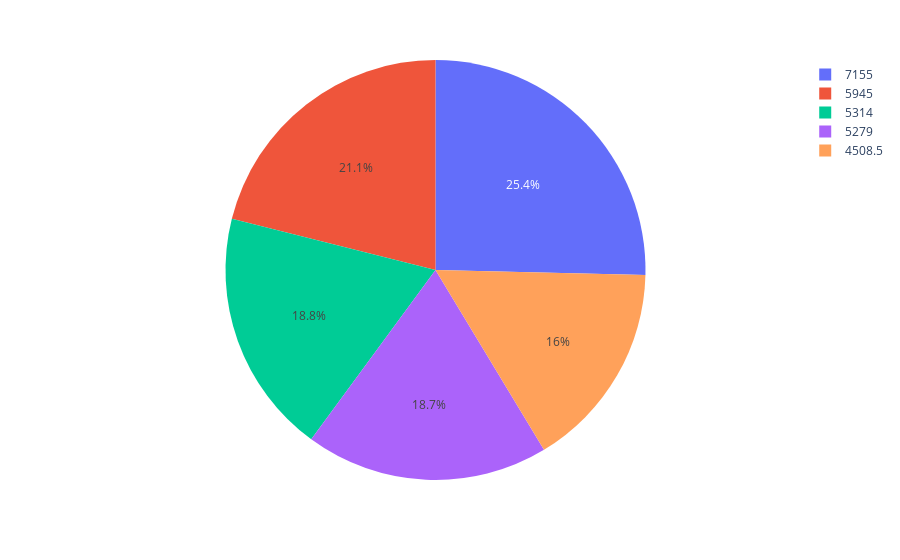

Notebook source saved alongside this figure:
### Code cell
df_aux = df1.loc[:, ['Weatherconditions', 'Count_ID']].groupby('Weatherconditions').mean().reset_index()
df_aux = df_aux.loc[df_aux['Count_ID'] != 'NaN ', :]
df_aux['perc'] = df_aux['Count_ID'] / df_aux['Count_ID'].sum()

px.pie(df_aux, values='perc', names='Count_ID')

### Figure 1 — Plotly figure (JSON) as saved in the notebook; plotly's stock layout.template omitted (floating-point values rounded to 4 significant figures)
{"data": [{"domain": {"x": [0, 1], "y": [0, 1]}, "hovertemplate": "Count_ID=%{label}<br>perc=%{value}<extra></extra>", "labels": [5945.0, 7155.0, NaN, 5314.0, 5279.0, 4508.0, NaN], "legendgroup": "", "name": "", "showlegend": true, "type": "pie", "values": [0.2108, 0.2537, NaN, 0.1884, 0.1872, 0.1599, NaN]}], "layout": {"legend": {"tracegroupgap": 0}, "margin": {"t": 60}}}
